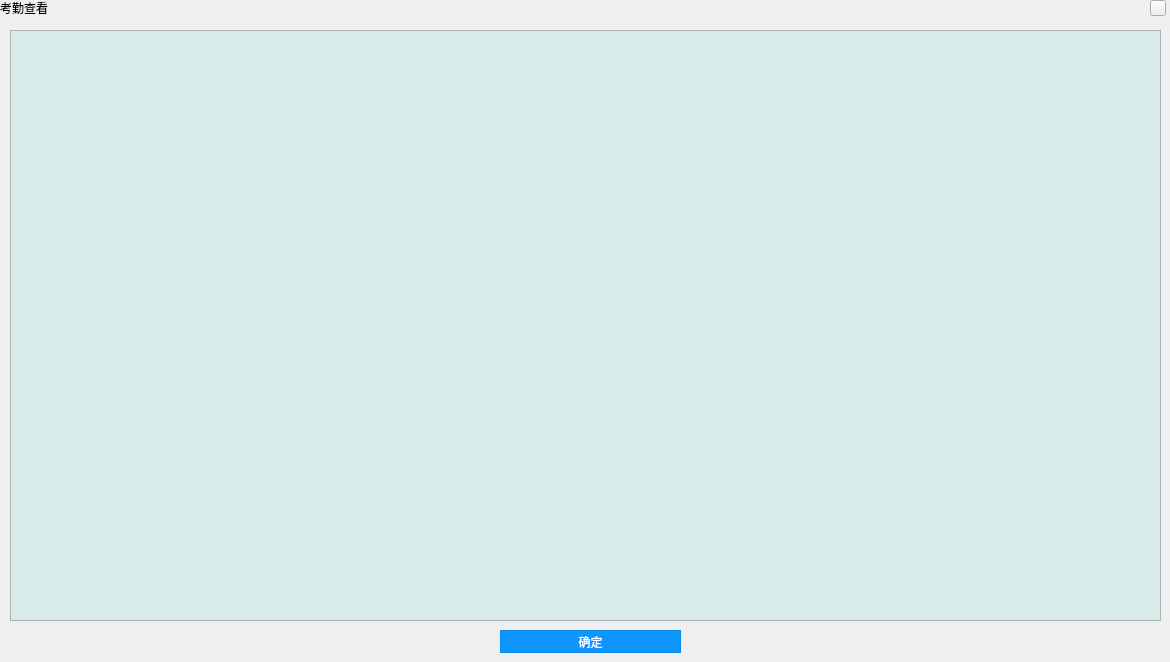
<?xml version="1.0" encoding="UTF-8"?>
<ui version="4.0">
 <class>KQHZ_Sub</class>
 <widget class="QWidget" name="KQHZ_Sub">
  <property name="geometry">
   <rect>
    <x>0</x>
    <y>0</y>
    <width>1170</width>
    <height>662</height>
   </rect>
  </property>
  <property name="windowTitle">
   <string>Form</string>
  </property>
  <widget class="QTableWidget" name="tableWidget">
   <property name="geometry">
    <rect>
     <x>10</x>
     <y>30</y>
     <width>1151</width>
     <height>591</height>
    </rect>
   </property>
   <property name="styleSheet">
    <string notr="true">background-color: rgb(216, 235, 233);</string>
   </property>
  </widget>
  <widget class="QLabel" name="label">
   <property name="geometry">
    <rect>
     <x>0</x>
     <y>0</y>
     <width>61</width>
     <height>16</height>
    </rect>
   </property>
   <property name="font">
    <font>
     <pointsize>9</pointsize>
    </font>
   </property>
   <property name="text">
    <string>考勤查看</string>
   </property>
  </widget>
  <widget class="closeButton" name="toolButton">
   <property name="geometry">
    <rect>
     <x>1150</x>
     <y>0</y>
     <width>16</width>
     <height>16</height>
    </rect>
   </property>
   <property name="text">
    <string/>
   </property>
  </widget>
  <widget class="QPushButton" name="pButtonOk">
   <property name="geometry">
    <rect>
     <x>500</x>
     <y>630</y>
     <width>181</width>
     <height>23</height>
    </rect>
   </property>
   <property name="styleSheet">
    <string notr="true">QPushButton#pButtonOk
{
    color:white;
    background-color:rgb(14 , 150 , 254);
    border: 1px solid rgb(11 , 137 , 234);
}

QPushButton#pButtonOk:hover
{
    color:white;
    background-color:rgb(44 , 137 , 255);
    border: 1px solid rgb(11 , 137 , 234);
}

QPushButton#pButtonOk:pressed
{
    color:white;
    background-color:rgb(14 , 135 , 228);
    border: 1px solid rgb(12 , 138 , 235);
    padding-left:3px;
    padding-top:3px;
}
</string>
   </property>
   <property name="text">
    <string>确定</string>
   </property>
  </widget>
 </widget>
 <customwidgets>
  <customwidget>
   <class>closeButton</class>
   <extends>QToolButton</extends>
   <header location="global">closebutton.h</header>
  </customwidget>
 </customwidgets>
 <resources/>
 <connections/>
</ui>
